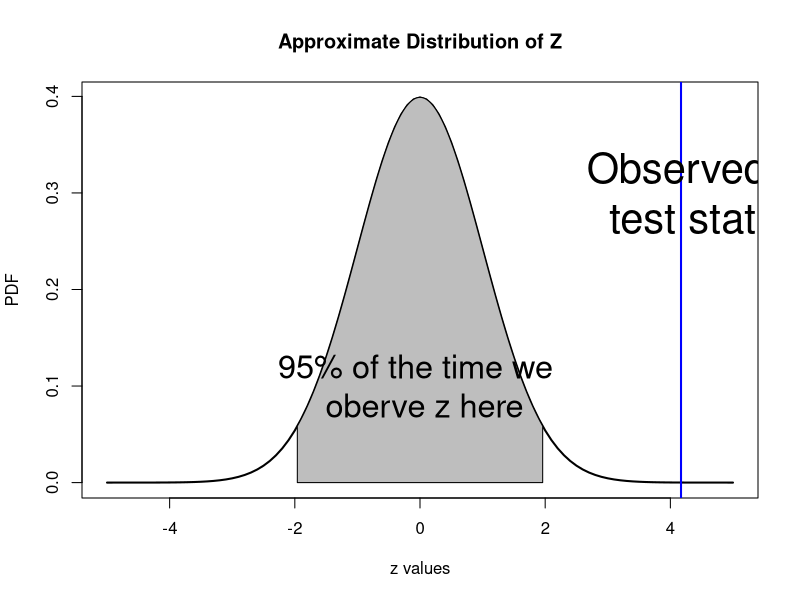
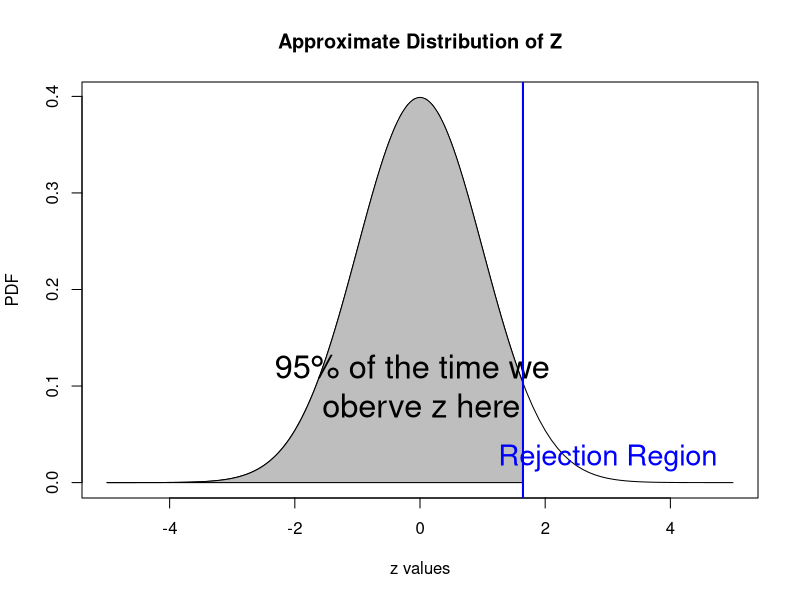
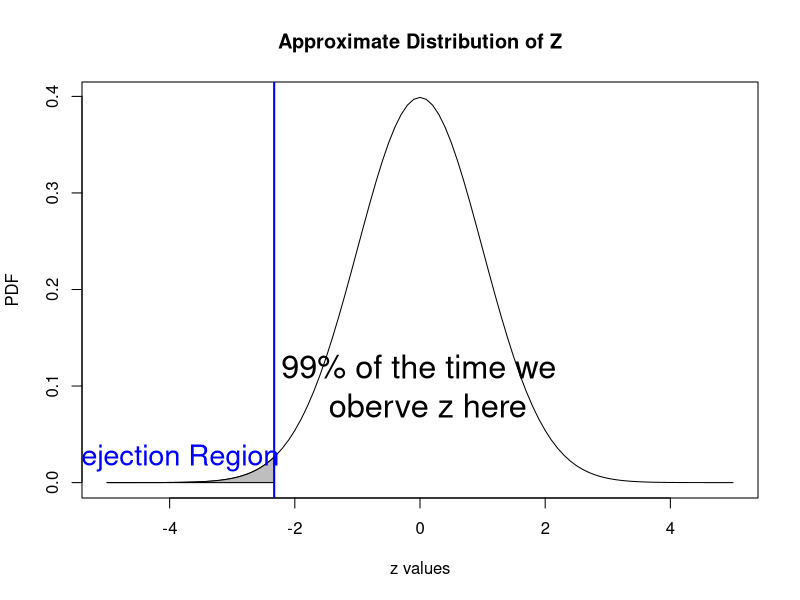
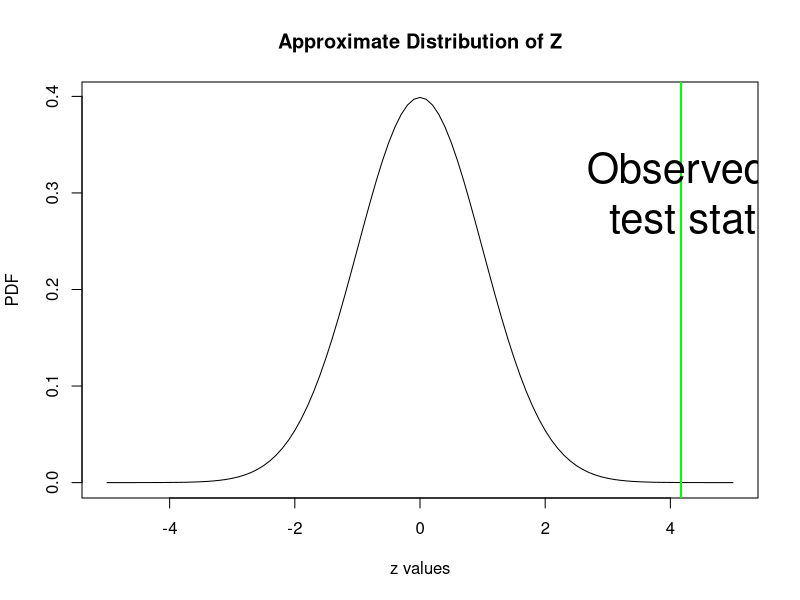
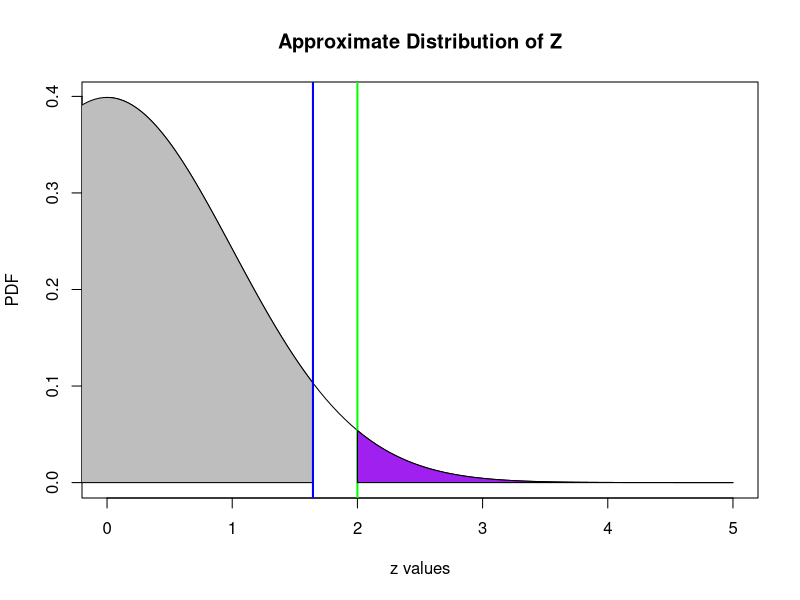
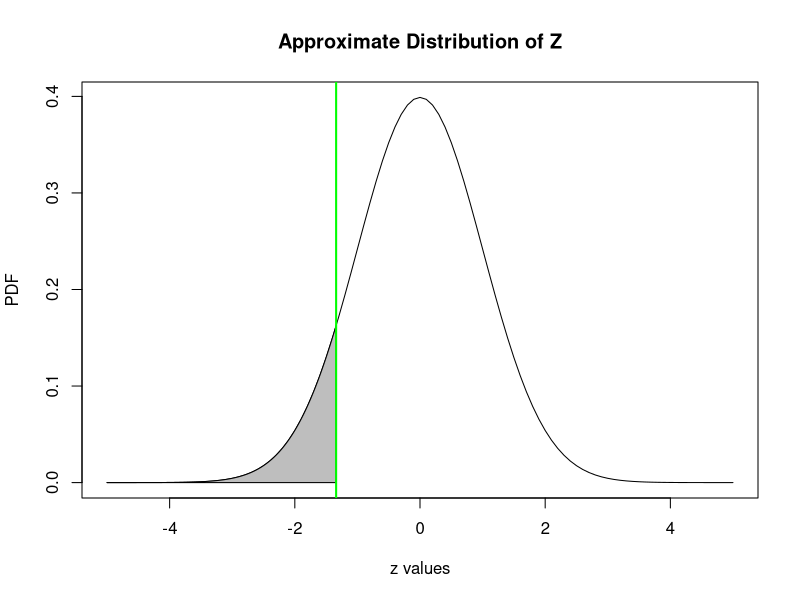

The R script that drew these images, in order:
########################################
##File with creation of plots and things 
##for Unit 3 370 redesign
########################################

#####################################
#PCM3a

#####################################
#PCM3b

#####################################
#PCM3c

#plots of sampling distribution for ionized example
png(filename = "HTIdeaPlot1.png", width = 800, height = 480)
mean <- 0
var <- 1
curve(dnorm(x, mean = mean, sd = sqrt(var)), from = -5, to = 5, main = "Approximate Distribution of Z", ylab = "PDF", xlab = "z values", lwd = 2)
abline(v = 4.17, lwd = 2, col = "Blue")
text(x = 4.1, y = 0.3, "Observed\n test stat", cex=2.5)
polygon(x = c(seq(-1.96, 1.96, length = 200), rev(seq(-1.96, 1.96, length = 200))), y = c(rep(0,200), dnorm(rev(seq(-1.96, 1.96, length = 200)), mean = mean, sd = sqrt(var))), col = "grey")
text(x = 0, y = 0.1, "95% of the time we \n oberve z here", cex = 1.95)
dev.off()


#plots of sampling distribution for ionized example
png(filename = "RRVis.png", width = 800, height = 480)
mean <- 0
var <- 1
curve(dnorm(x, mean = mean, sd = sqrt(var)), from = -5, to = 5, main = "Approximate Distribution of Z", ylab = "PDF", xlab = "z values", lwd = 1)
polygon(x = c(seq(-5, 1.645, length = 200), rev(seq(-5, 1.645, length = 200))), y = c(rep(0,200), dnorm(rev(seq(-5, 1.645, length = 200)), mean = mean, sd = sqrt(var))), col = "grey")
text(x = -0.05, y = 0.1, "95% of the time we \n oberve z here", cex = 1.95)
abline(v = 1.645, lwd = 2, col = "Blue")
text(x = 3, y = 0.025, "Rejection Region", cex=1.75, col = "blue")
dev.off()



#RR Example
png(filename = "RRVisExample.png", width = 800, height = 480)
mean <- 0
var <- 1
curve(dnorm(x, mean = mean, sd = sqrt(var)), from = -5, to = 5, main = "Approximate Distribution of Z", ylab = "PDF", xlab = "z values", lwd = 1)
polygon(x = c(seq(-5, -2.33, length = 200), rev(seq(-5, -2.33, length = 200))), y = c(rep(0,200), dnorm(rev(seq(-5, -2.33, length = 200)), mean = mean, sd = sqrt(var))), col = "grey")
text(x = 0.05, y = 0.1, "99% of the time we \n oberve z here", cex = 1.95)
abline(v = -2.33, lwd = 2, col = "Blue")
text(x = -4, y = 0.025, "Rejection Region", cex=1.75, col = "blue")
dev.off()


#plots p-value 
png(filename = "Pvalue.png", width = 800, height = 480)
mean <- 0
var <- 1
curve(dnorm(x, mean = mean, sd = sqrt(var)), from = -5, to = 5, main = "Approximate Distribution of Z", ylab = "PDF", xlab = "z values", lwd = 1)
abline(v = 4.17, lwd = 2, col = "Green")
text(x = 4.1, y = 0.3, "Observed\n test stat", cex=2.5)
dev.off()


#plots p-value vs RR
png(filename = "RRPvalue.png", width = 800, height = 480)
mean <- 0
var <- 1
curve(dnorm(x, mean = mean, sd = sqrt(var)), from = 0, to = 5, main = "Approximate Distribution of Z", ylab = "PDF", xlab = "z values", lwd = 1)
polygon(x = c(seq(-5, 1.645, length = 200), rev(seq(-5, 1.645, length = 200))), y = c(rep(0,200), dnorm(rev(seq(-5, 1.645, length = 200)), mean = mean, sd = sqrt(var))), col = "grey")
abline(v = 1.645, lwd = 2, col = "Blue")
abline(v = 2, lwd = 2, col = "Green")
polygon(x = c(seq(2, 5, length = 200), rev(seq(2, 5, length = 200))), y = c(rep(0,200), dnorm(rev(seq(2, 5, length = 200)), mean = mean, sd = sqrt(var))), col = "purple")
dev.off()



#plots p-value vs RR
png(filename = "PValueExample.png", width = 800, height = 480)
mean <- 0
var <- 1
curve(dnorm(x, mean = mean, sd = sqrt(var)), from = -5, to = 5, main = "Approximate Distribution of Z", ylab = "PDF", xlab = "z values", lwd = 1)
polygon(x = c(seq(-5, -1.34, length = 200), rev(seq(-5, -1.34, length = 200))), y = c(rep(0,200), dnorm(rev(seq(-5, -1.34, length = 200)), mean = mean, sd = sqrt(var))), col = "grey")
abline(v = -1.34, lwd = 2, col = "Green")
dev.off()
